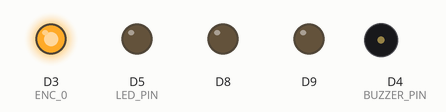
The sketch below on a simulated Arduino MKR. Shown: output pins drawn as LEDs (lit = HIGH), buzzer (waves = sounding). WiFi joins after 1.5 s; servers stay silent unless stated; what the sketch prints to the serial monitor is not drawn.

Above: at 0.1 s.
At 1.8 s:
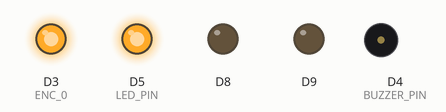
At 2.4 s:
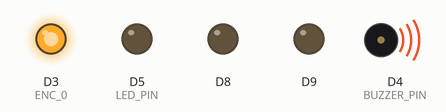
Timing chart, 0 to 4.9 s (numbered marks = the images above):
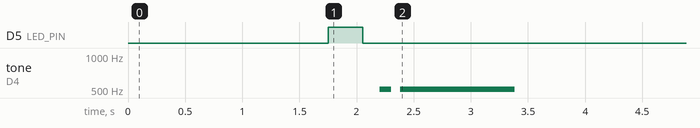

The sketch:

CodigoArduino.ino
```cpp
//libraries
#include "Firebase_Arduino_WiFiNINA.h"    //DataBase
#include <WiFiNINA.h>
//#include <FirebaseClient.h>
#include <SPI.h>                          //Encoder

//pins
#define BUZZER_PIN 4                      //Peripherals
#define LED_PIN 5                         //Peripherals
#define AMT22_NOP 0x00                    //Encoder
#define AMT22_RESET 0x60                  //Encoder
#define AMT22_ZERO 0x70                   //Encoder
#define RES12 12                          //Encoder
#define RES14 14                          //Encoder
#define ENC_0 3                           //Encoder
#define SPI_MOSI MOSI                     //Encoder
#define SPI_MISO MISO                     //Encoder
#define SPI_SCLK SCK                      //Encoder

//wifi                                    //DataBase
//NetCasa-Nuno
//#define WIFI_SSID "MEO-2B42E5"
//#define WIFI_PASSWORD "C807A0DCD6"
//NetTelemovel
#define WIFI_SSID "Os meus dados"
#define WIFI_PASSWORD "nunodias123"

//Firebase                                //DataBase
#define FIREBASE_HOST "kneebrace2324-default-rtdb.europe-west1.firebasedatabase.app"
#define FIREBASE_AUTH "tJpdUJr2cwGoI49WtLEW76E43gqlwUSyCiELfLHl"

//Define Firebase data object
FirebaseData firebaseData;
String ComplitPath = "/Exercise2/angle";  //Path da Base de Dados. 1-Simular a andar

//Sounds
int GoodSound[] = { 510, 510, 0 };         // Notas: C4, E4, G4, C5
int GoodSoundNoteDurations[] = { 10, 1 };  // Durações: 4 tempos cada
int SizeGood = sizeof(GoodSound) / sizeof(GoodSound[0]);
//-------------------------------------
int BadSound[] = { 50, 0 };
int BadSoundNoteDurations[] = { 1, 1 };
int SizeBad = sizeof(GoodSound) / sizeof(GoodSound[0]);

//variaveis auxiliares
int j = 0;
int i = 0;
bool reconnect = false;

uint16_t encoderPosition;                //Encoder
float encoderPositionDegree;             //Encoder
uint8_t attempts;                        //Encoder

void setup() {
  //Peripherals
  pinMode(BUZZER_PIN, OUTPUT);
  pinMode(LED_PIN, OUTPUT);
  //Encoder
  pinMode(SPI_SCLK, OUTPUT);
  pinMode(SPI_MOSI, OUTPUT);
  pinMode(SPI_MISO, INPUT);
  pinMode(ENC_0, OUTPUT);

  Serial.begin(9600);
  //while (!Serial) {
  //  ;
  //}

  //Encoder
  digitalWrite(ENC_0, HIGH);
  SPI.begin();
  setZeroSPI(ENC_0);

  //Conecting to WIFI
  Serial.println("----------");
  Serial.print("Conectando ao Wi-Fi");
  int status = WL_IDLE_STATUS;
  while (status != WL_CONNECTED) {
    status = WiFi.begin(WIFI_SSID, WIFI_PASSWORD);
    Serial.print(".");
    digitalWrite(LED_PIN, HIGH); // Turn the LED on (HIGH is the voltage level)
    delay(300);                // Wait for a second
    digitalWrite(LED_PIN, LOW);  // Turn the LED off by making the voltage LOW

    //delay(300);
  }
  Serial.println();
  Serial.print("IP: ");
  Serial.println(WiFi.localIP());
  Serial.println("----------");
  //Connection to Firebase
  Firebase.begin(FIREBASE_HOST, FIREBASE_AUTH, WIFI_SSID, WIFI_PASSWORD);
  Firebase.reconnectWiFi(true);  //Let's say that if the connection is down, try to reconnect automatically

  if (!Firebase.beginStream(firebaseData, "/test/data")) {
    //Could not begin stream connection, then print out the error detail
    Serial.println(firebaseData.errorReason());
  }

  Serial.println("Bom");
  PlaySound(GoodSound, GoodSoundNoteDurations, SizeGood);
  digitalWrite(LED_PIN, LOW);
}

void loop() {

  /*
  Serial.println("Bom");
  PlaySound(GoodSound, GoodSoundNoteDurations, SizeGood); // Tocar o som "Bom!"
  delay(500); // Esperar 1 segundo
  */

  /*
  Serial.println("Mau");
  PlaySound(BadSound, BadSoundNoteDurations, SizeBad); // Tocar o som "Mau!"
  delay(500); // Esperar 1 segundo
  */

  float n = readEncoderValues();
  if (Firebase.setFloat(firebaseData, ComplitPath, n)) {
    if (firebaseData.dataType() == "float")      // se hace para asegurar que si el tipo almacenado es entero cogemso el valor correctamente y no basura
      Serial.print(i);
      Serial.print(" - ");
      Serial.println(firebaseData.floatData());  //Realmente estamos leyendo con esto el valor introducido
    if(!(i%95)){
      Serial.println("Ja deu 90 valores");
      reconnectFirebase();
      reconnect=true;
    }
    else reconnect=false;
    i = i + 1;
  } else {
    Serial.println("ERROR : " + firebaseData.errorReason());
    Serial.print(i);
    Serial.println();
    i = 0;
    digitalWrite(LED_BUILTIN, HIGH);  // turn the LED on (HIGH is the voltage level)
    delay(1000);                      // wait for a second
    digitalWrite(LED_BUILTIN, LOW);   // turn the LED off by making the voltage LOW
  }
  if(!reconnect){
    delay(50);
  }

}

// Função para tocar um som
void PlaySound(int sound[], int duration[], int size) {
  for (int thisNote = 0; thisNote < size; thisNote++) {
    int noteDuration = 1000 / duration[thisNote];
    tone(BUZZER_PIN, sound[thisNote], noteDuration);
    int pauseBetweenNotes = noteDuration * 1.30;
    delay(pauseBetweenNotes);
    noTone(BUZZER_PIN);
    delay(50);  // Adiciona um pequeno atraso entre as notas
  }
}

//funcao para ler valores do encoder
float readEncoderValues() {
  attempts = 0;

  encoderPosition = getPositionSPI(ENC_0, RES14);

  while (encoderPosition == 0xFFFF && ++attempts < 3) {
    encoderPosition = getPositionSPI(ENC_0, RES14);
  }

  if (encoderPosition == 0xFFFF) {
    Serial.print("Encoder error. Attempts: ");
    Serial.print(attempts, DEC);
    //Serial.write(NEWLINE);
  } else {
    //Serial.print("Encoder: ");
    //Serial.print(encoderPosition, DEC);
    //Serial.print("   -   ");
    encoderPositionDegree = encoderPosition / 45.5083; //transforma em graus
    encoderPositionDegree=360-encoderPositionDegree;   //muda o sentido de rotação do encoder
    encoderPositionDegree=round(encoderPositionDegree * 100) / 100;  //arredonda para um float de 2 casas decimais
    if(encoderPositionDegree>180){
      encoderPositionDegree = encoderPositionDegree-360;
    }
    else
      encoderPositionDegree = encoderPositionDegree;

    //Serial.println(encoderPositionDegree);
    return encoderPositionDegree;
    //Serial.write(NEWLINE);
  }
}

uint16_t getPositionSPI(uint8_t encoder, uint8_t resolution) {
  uint16_t currentPosition;
  bool binaryArray[16];

  currentPosition = spiWriteRead(AMT22_NOP, encoder, false) << 8;
  delayMicroseconds(3);
  currentPosition |= spiWriteRead(AMT22_NOP, encoder, true);

  for (int i = 0; i < 16; i++) {
    binaryArray[i] = (0x01) & (currentPosition >> (i));
  }

  if ((binaryArray[15] == !(binaryArray[13] ^ binaryArray[11] ^ binaryArray[9] ^ binaryArray[7] ^ binaryArray[5] ^ binaryArray[3] ^ binaryArray[1])) && (binaryArray[14] == !(binaryArray[12] ^ binaryArray[10] ^ binaryArray[8] ^ binaryArray[6] ^ binaryArray[4] ^ binaryArray[2] ^ binaryArray[0]))) {
    currentPosition &= 0x3FFF;
  } else {
    Serial.println("Encoder error.");
    currentPosition = 0xFFFF;
  }

  if ((resolution == RES12) && (currentPosition != 0xFFFF)) {
    currentPosition = currentPosition >> 2;
  }

  return currentPosition;
}

uint8_t spiWriteRead(uint8_t sendByte, uint8_t encoder, uint8_t releaseLine)
{
  //holder for the received over SPI
  uint8_t data;

  //set cs low, cs may already be low but there's no issue calling it again except for extra time
  setCSLine(encoder ,LOW);

  //There is a minimum time requirement after CS goes low before data can be clocked out of the encoder.
  //We will implement that time delay here, however the arduino is not the fastest device so the delay
  //is likely inherantly there already
  delayMicroseconds(3);

  //send the command
  data = SPI.transfer(sendByte);
  delayMicroseconds(3); //There is also a minimum time after clocking that CS should remain asserted before we release it
  setCSLine(encoder, releaseLine); //if releaseLine is high set it high else it stays low

  return data;
}

void setCSLine (uint8_t encoder, uint8_t csLine)
{
  digitalWrite(encoder, csLine);
}

void setZeroSPI(uint8_t encoder)
{
  spiWriteRead(AMT22_NOP, encoder, false);

  //this is the time required between bytes as specified in the datasheet.
  //We will implement that time delay here, however the arduino is not the fastest device so the delay
  //is likely inherantly there already
  delayMicroseconds(3);

  spiWriteRead(AMT22_ZERO, encoder, true);
  delay(250); //250 second delay to allow the encoder to reset
}

void reconnectFirebase() {
  // Fecha a conexão com o stream do Firebase
  Firebase.endStream(firebaseData);
  // Reconecta ao Firebase
  Firebase.begin(FIREBASE_HOST, FIREBASE_AUTH, WIFI_SSID, WIFI_PASSWORD);
}
```
